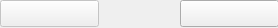
<?xml version="1.0" encoding="UTF-8"?>
<ui version="4.0">
 <class>IOUnit</class>
 <widget class="QWidget" name="IOUnit">
  <property name="geometry">
   <rect>
    <x>0</x>
    <y>0</y>
    <width>278</width>
    <height>28</height>
   </rect>
  </property>
  <property name="windowTitle">
   <string>Form</string>
  </property>
  <widget class="QPushButton" name="pushButtonInput">
   <property name="enabled">
    <bool>false</bool>
   </property>
   <property name="geometry">
    <rect>
     <x>0</x>
     <y>0</y>
     <width>99</width>
     <height>27</height>
    </rect>
   </property>
   <property name="text">
    <string/>
   </property>
  </widget>
  <widget class="QPushButton" name="pushButtonOutput">
   <property name="geometry">
    <rect>
     <x>180</x>
     <y>0</y>
     <width>99</width>
     <height>27</height>
    </rect>
   </property>
   <property name="text">
    <string/>
   </property>
  </widget>
 </widget>
 <resources/>
 <connections/>
</ui>
